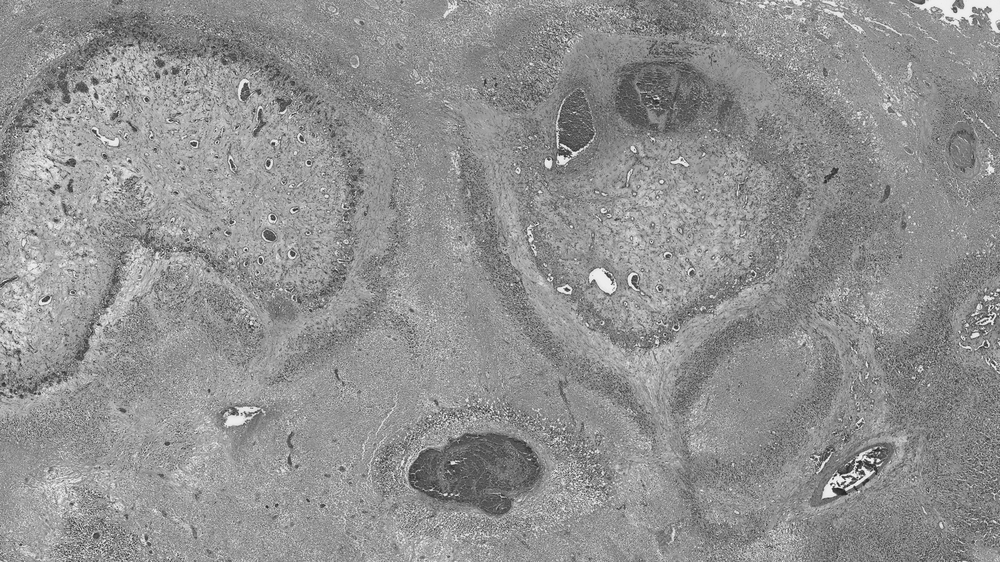
#> input picture 4/images/cancer.png, 1000 x 562 px, shrunk from 2560 x 1440 before the run; its folder holds only this picture in this run
$ python code.py   (older library calls are emulated)
#> lines starting #> are read from the running program, lines starting #| are printed output that depends on the picture
import argparse
from pathlib import Path
import glob
import cv2
import numpy as np


def to_gray(img_bgr: np.ndarray) -> np.ndarray:
    if len(img_bgr.shape) == 2:
        return img_bgr
    return cv2.cvtColor(img_bgr, cv2.COLOR_BGR2GRAY)


def save(output_dir: Path, stem: str, suffix: str, img: np.ndarray):
    output_dir.mkdir(parents=True, exist_ok=True)
    file_name = output_dir / f"{stem}__{suffix}.png"
    cv2.imwrite(str(file_name), img)
    return file_name


def collect_images(input_dir: Path):
    exts = ("*.png", "*.jpg", "*.jpeg", "*.bmp", "*.tif", "*.tiff")
    paths = []
    for e in exts:
        paths.extend(glob.glob(str(input_dir / e)))
    paths = [Path(p) for p in sorted(paths)]
    return paths


def box_filter(gray_image: np.ndarray, ksize: int) -> np.ndarray:
    k = ksize if ksize % 2 == 1 else ksize + 1
    return cv2.blur(gray_image, (k, k))


def gaussian_filter(gray_image: np.ndarray, ksize: int, sigma: float) -> np.ndarray:
    return cv2.GaussianBlur(gray_image, (ksize, ksize), sigma)


def median_filter(gray_image: np.ndarray, ksize: int) -> np.ndarray:
    k = ksize if ksize % 2 == 1 else ksize + 1
    if k < 3:
        k = 3
    return cv2.medianBlur(gray_image, k)


def laplacian_sharpen(gray_image: np.ndarray, ksize: int) -> np.ndarray:
    lap = cv2.Laplacian(gray_image, ddepth=cv2.CV_16S, ksize=ksize, scale=1, delta=0, borderType=cv2.BORDER_DEFAULT)
    lap = cv2.convertScaleAbs(lap)
    sharpened = cv2.addWeighted(gray_image, 1.0, lap, 1.0, 0)
    return sharpened


def unsharp_mask(gray_image: np.ndarray, gksize: int, sigma: float, amount: float) -> np.ndarray:
    k = gksize if gksize % 2 == 1 else gksize + 1
    blurred = cv2.GaussianBlur(gray_image, (k, k), sigmaX=sigma, sigmaY=sigma)
    mask = cv2.subtract(gray_image, blurred)
    sharpened = cv2.addWeighted(gray_image, 1.0, mask, amount, 0)
    return sharpened


def sobel_magnitude(gray_image: np.ndarray, ksize: int) -> np.ndarray:
    gx = cv2.Sobel(gray_image, cv2.CV_32F, 1, 0, ksize=ksize)
    gy = cv2.Sobel(gray_image, cv2.CV_32F, 0, 1, ksize=ksize)
    mag = cv2.magnitude(gx, gy)
    if mag.max() > 0:
        mag = cv2.normalize(mag, None, 0, 255, cv2.NORM_MINMAX)
    return mag.astype(np.uint8)


def process_image(path: Path, results_root: Path, args):
    img_bgr = cv2.imread(str(path), cv2.IMREAD_COLOR)
#> img_bgr is the input picture: shape (562, 1000, 3); min 21, max 254, mean 144.9
    if img_bgr is None:
        print(f"Could not read: {path}")
        return []

    stem = path.stem
    gray = to_gray(img_bgr)
    outputs = []

    base_dir = results_root / stem

    ks_359 = [3, 5, 9]
    lap_k = [1, 3, 5]
    unsharp_sets = [(3, 1.0, 0.8), (5, 1.0, 1.0), (9, 1.5, 1.2)]

    for k in ks_359:
        out = box_filter(gray, k)
        outputs.append(save(base_dir / "box", stem, f"box_{k}x{k}", out))
#> this loop made 3 passes
#> pass 3, in process_image, `out = box_filter(gray, k)`:
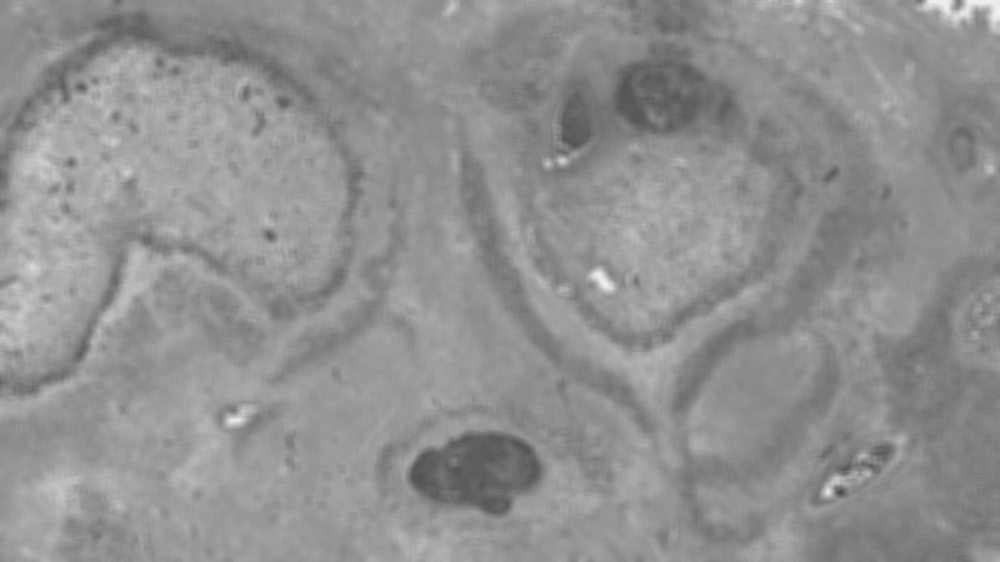
#> out: shape (562, 1000); min 71, max 238, mean 144.9
#> after the loop, outputs = 3 items

    for k in ks_359:
        out = gaussian_filter(gray, k, args.gaussian_sigma)
        outputs.append(save(base_dir / "gaussian", stem, f"gaussian_{k}x{k}", out))
#> after the loop, outputs = 6 items

    for k in ks_359:
        out = median_filter(gray, k)
        outputs.append(save(base_dir / "median", stem, f"median_{k}x{k}", out))
#> after the loop, outputs = 9 items

    for k in lap_k:
        out = laplacian_sharpen(gray, k)
        outputs.append(save(base_dir / "laplacian", stem, f"laplacian_k{k}", out))
#> this loop made 3 passes
#> pass 1, in laplacian_sharpen, `lap = cv2.convertScaleAbs(lap)`:
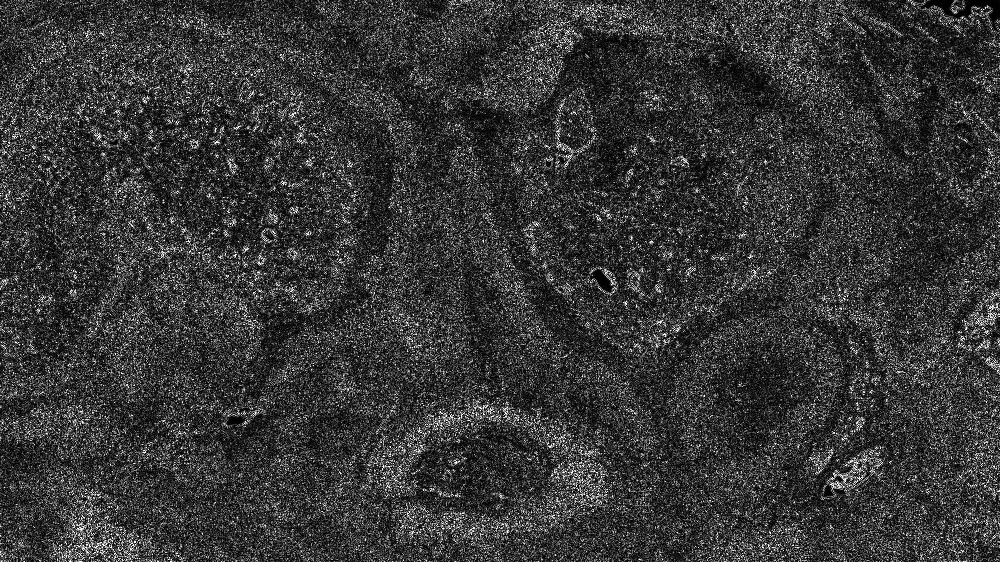
#> lap: shape (562, 1000); min 0, max 255, mean 55.2
#> pass 1, in laplacian_sharpen, `sharpened = cv2.addWeighted(gray_image, 1.0, lap, 1.0, 0)`:
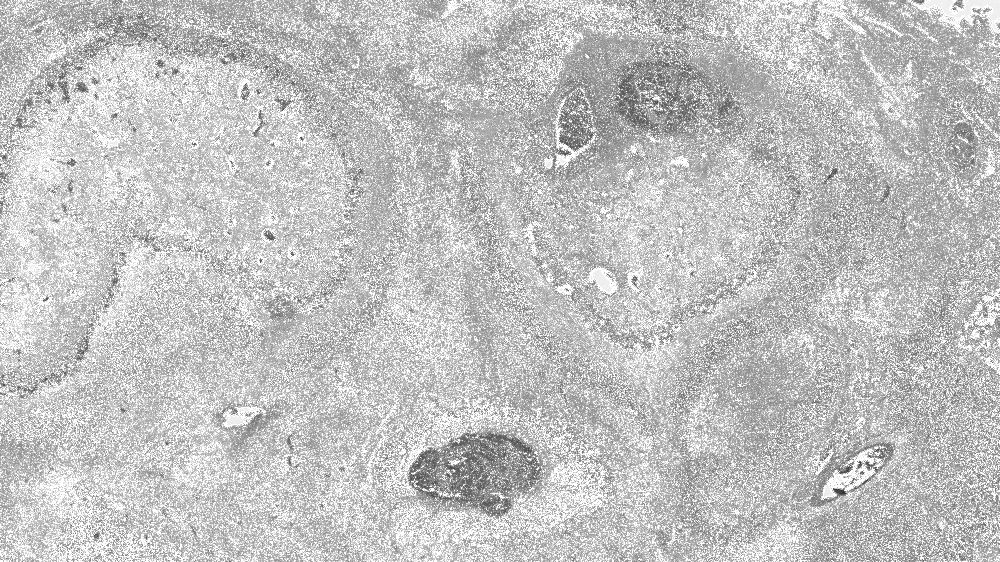
#> sharpened: shape (562, 1000); min 40, max 255, mean 193.5
#> after the loop, outputs = 12 items

    for (k, s, a) in unsharp_sets:
        out = unsharp_mask(gray, k, s, a)
        tag = f"unsharp_k{k}_s{str(s).replace('.','p')}_a{str(a).replace('.','p')}"
        outputs.append(save(base_dir / "unsharp", stem, tag, out))
#> this loop made 3 passes
#> pass 1, in unsharp_mask, `mask = cv2.subtract(gray_image, blurred)`:
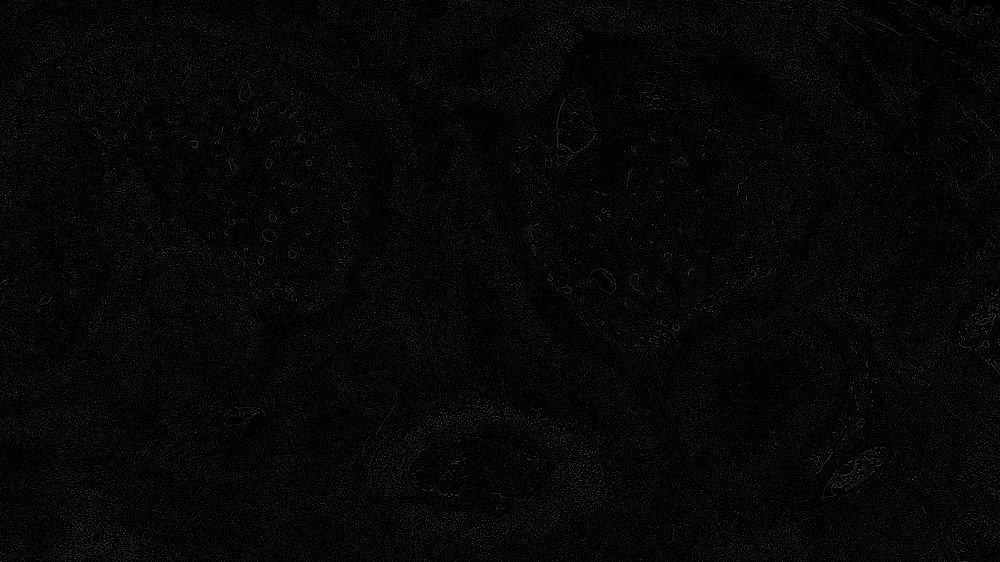
#> mask: shape (562, 1000); min 0, max 88, mean 5.6
#> after the loop, outputs = 15 items

    for k in [1, 3, 5]:
        mag = sobel_magnitude(gray, k)
        outputs.append(save(base_dir / "sobel", stem, f"sobel_mag_k{k}", mag))
#> this loop made 3 passes
#> pass 1, in sobel_magnitude, `gx = cv2.Sobel(gray_image, cv2.CV_32F, 1, 0, ksize=ksize)`:
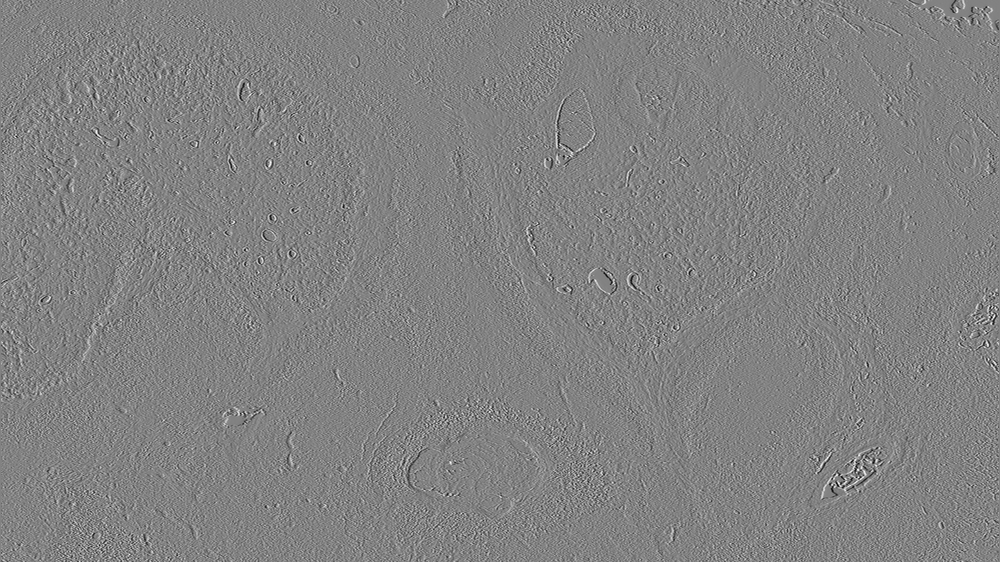
#> gx: shape (562, 1000) float32; min -210, max 201, mean 0; drawn with min black and max white
#> pass 1, in sobel_magnitude, `gy = cv2.Sobel(gray_image, cv2.CV_32F, 0, 1, ksize=ksize)`:
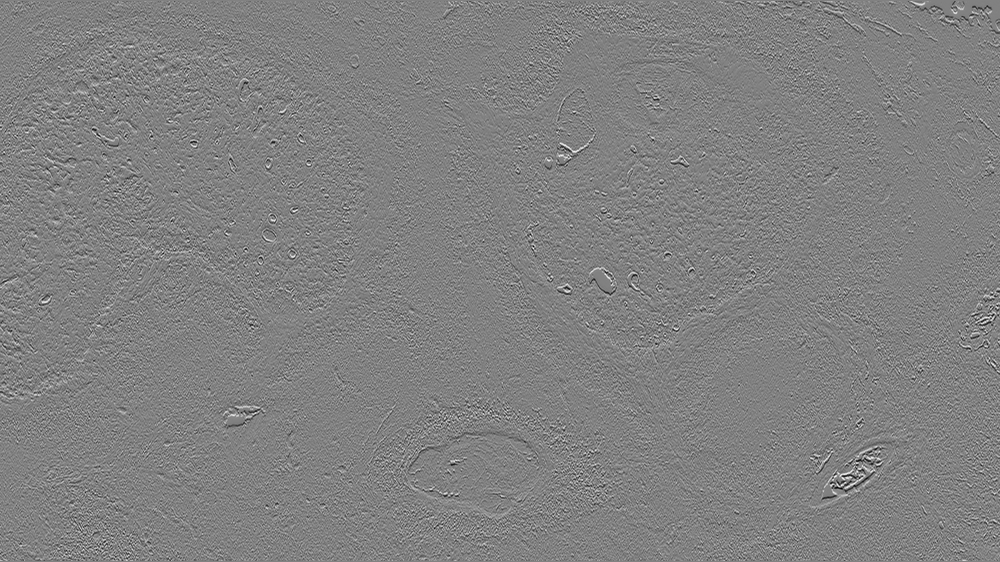
#> gy: shape (562, 1000) float32; min -219, max 213, mean 0; drawn with min black and max white
#> pass 1, in sobel_magnitude, `mag = cv2.magnitude(gx, gy)`:
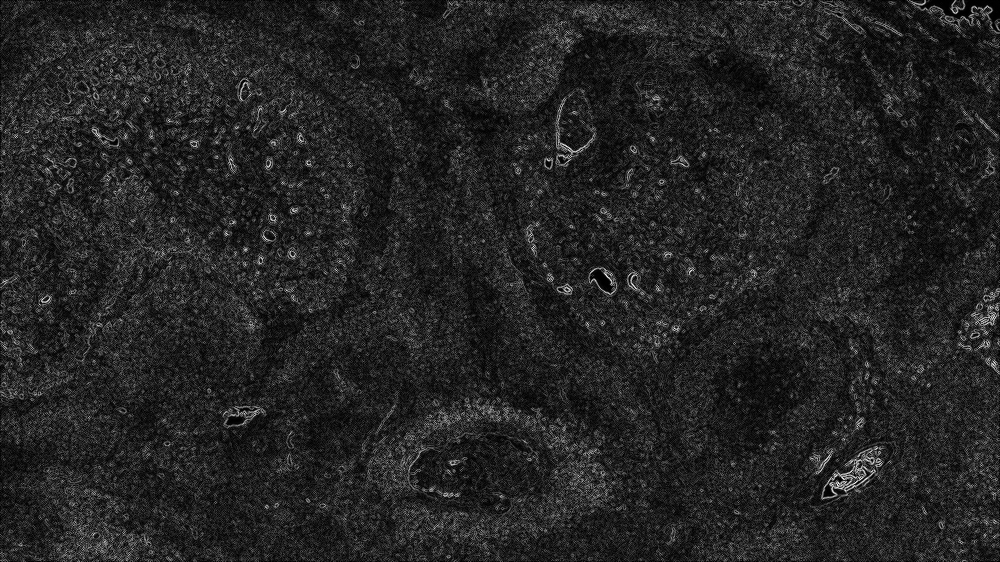
#> mag: shape (562, 1000) float32; min 0, max 254.6, mean 36.3
#> after the loop, outputs = 18 items

    return outputs


def main():
    parser = argparse.ArgumentParser(description="Spatial filters with 3 parameter variants each; save as image/method/3 images.")
    parser.add_argument("--gaussian-sigma", type=float, default=1.0)
    args = parser.parse_args()

    input_dir = Path("./images")
    results_root = Path("./results")

    images = collect_images(input_dir)
    if not images:
        print(f"No images found in {input_dir}. Supported extensions: png, jpg, jpeg, bmp, tif, tiff")
        return

    print(f"Processing {len(images[:5])} image(s) from '{input_dir}' saving to '{results_root}'")
    all_outputs = []
    for p in images[:5]:
        outs = process_image(p, results_root, args)
#> outs = 18 items
        all_outputs.extend(outs)


if __name__ == "__main__":
    main()
